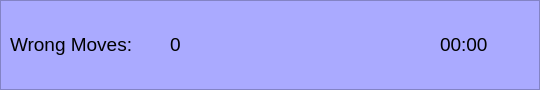
   <widget class="QFrame" name="info">
    <property name="geometry">
     <rect>
      <x>50</x>
      <y>540</y>
      <width>540</width>
      <height>90</height>
     </rect>
    </property>
    <property name="styleSheet">
     <string notr="true">background-color: rgb(170, 170, 255);</string>
    </property>
    <property name="frameShape">
     <enum>QFrame::StyledPanel</enum>
    </property>
    <property name="frameShadow">
     <enum>QFrame::Raised</enum>
    </property>
    <widget class="QLabel" name="wrong_moves_label">
     <property name="geometry">
      <rect>
       <x>10</x>
       <y>30</y>
       <width>145</width>
       <height>28</height>
      </rect>
     </property>
     <property name="font">
      <font>
       <pointsize>14</pointsize>
      </font>
     </property>
     <property name="text">
      <string>Wrong Moves:</string>
     </property>
    </widget>
    <widget class="QLabel" name="wrong_moves_count">
     <property name="geometry">
      <rect>
       <x>170</x>
       <y>30</y>
       <width>35</width>
       <height>28</height>
      </rect>
     </property>
     <property name="font">
      <font>
       <pointsize>14</pointsize>
      </font>
     </property>
     <property name="text">
      <string>0</string>
     </property>
    </widget>
    <widget class="QLabel" name="timer">
     <property name="geometry">
      <rect>
       <x>440</x>
       <y>30</y>
       <width>60</width>
       <height>28</height>
      </rect>
     </property>
     <property name="font">
      <font>
       <pointsize>14</pointsize>
      </font>
     </property>
     <property name="text">
      <string>00:00</string>
     </property>
    </widget>
   </widget>
